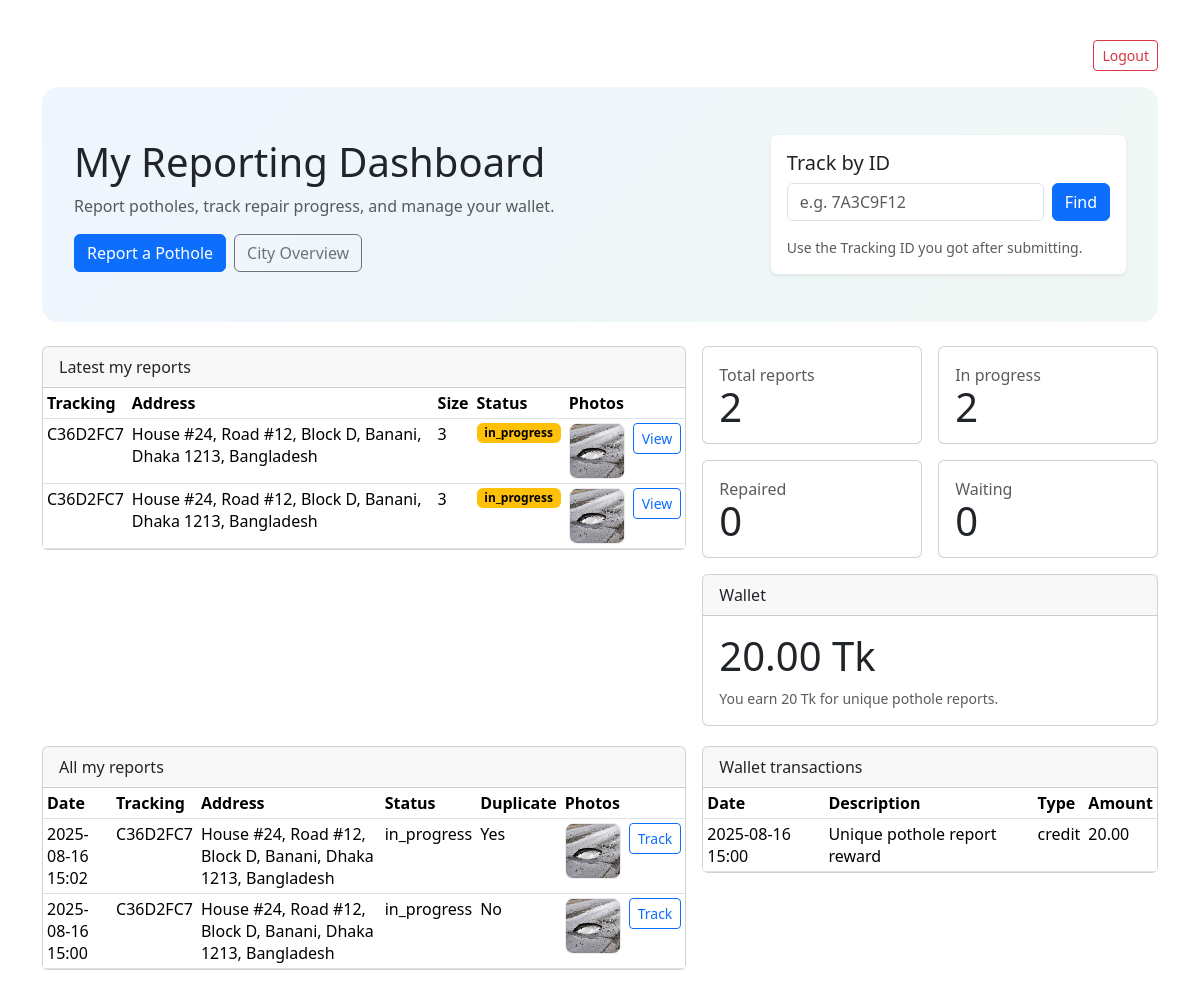
Screenshot of /user/dashboard (signed in) with the database file from the repository.
### models.py (models this page shows)
class TimestampMixin:
    created_at = db.Column(db.DateTime, default=datetime.utcnow)
    updated_at = db.Column(db.DateTime, default=datetime.utcnow, onupdate=datetime.utcnow)

class Pothole(TimestampMixin, db.Model):
    id = db.Column(db.Integer, primary_key=True)
    public_id = db.Column(db.String(16), unique=True, index=True)
    street_address = db.Column(db.String(255), nullable=False)
    address_norm = db.Column(db.String(255), index=True)
    latitude = db.Column(db.Float)
    longitude = db.Column(db.Float)
    size_1_10 = db.Column(db.Integer, nullable=False)
    location_type = db.Column(db.String(30))  # middle/curb/edge
    district_id = db.Column(db.Integer, db.ForeignKey("district.id"))
    district = db.relationship("District")
    priority = db.Column(db.String(10))       # Low/Medium/High
    status = db.Column(db.String(20), default="reported")
    reporter_name = db.Column(db.String(120))
    reporter_email = db.Column(db.String(120))
    reporter_phone = db.Column(db.String(32))
    work_orders = db.relationship("WorkOrder", backref="pothole", lazy="dynamic", cascade="all, delete-orphan")
    photos = db.relationship("Photo", backref="pothole", lazy="dynamic", cascade="all, delete-orphan")
    reports = db.relationship("PotholeReport", backref="pothole", lazy="dynamic", cascade="all, delete-orphan")

class Photo(TimestampMixin, db.Model):
    id = db.Column(db.Integer, primary_key=True)
    pothole_id = db.Column(db.Integer, db.ForeignKey("pothole.id"), nullable=False)
    reporter_id = db.Column(db.Integer, db.ForeignKey("user.id"))
    filename = db.Column(db.String(255), nullable=False)
    file_hash = db.Column(db.String(64), index=True)

class PotholeReport(TimestampMixin, db.Model):
    id = db.Column(db.Integer, primary_key=True)
    pothole_id = db.Column(db.Integer, db.ForeignKey("pothole.id"), nullable=False)
    reporter_id = db.Column(db.Integer, db.ForeignKey("user.id"))
    is_duplicate = db.Column(db.Boolean, default=False)
    reward_granted = db.Column(db.Boolean, default=False)
    photo_count = db.Column(db.Integer, default=0)

class WalletTransaction(TimestampMixin, db.Model):
    id = db.Column(db.Integer, primary_key=True)
    user_id = db.Column(db.Integer, db.ForeignKey("user.id"), nullable=False)
    amount = db.Column(db.Float, nullable=False)
    type = db.Column(db.String(10), default="credit")  # credit|debit
    description = db.Column(db.String(255))
    ref_report_id = db.Column(db.Integer, db.ForeignKey("pothole_report.id"))

### blueprints/user/routes.py (the view)
@bp.route("/dashboard")
@login_required
def dashboard():
    reports = (PotholeReport.query
               .filter_by(reporter_id=current_user.id)
               .order_by(PotholeReport.created_at.desc())
               .all())
    items = []
    for r in reports:
        p = Pothole.query.get(r.pothole_id)
        if not p:
            continue
        photos = (Photo.query
                  .filter_by(pothole_id=p.id, reporter_id=current_user.id)
                  .order_by(Photo.created_at.desc())
                  .all())
        items.append({"report": r, "pothole": p, "photos": photos})
    latest = items[:6]
    total = len(items)
    reported = sum(1 for it in items if it["pothole"].status == "reported")
    in_prog = sum(1 for it in items if it["pothole"].status == "in_progress")
    repaired = sum(1 for it in items if it["pothole"].status == "repaired")
    stats = dict(total=total, reported=reported, in_progress=in_prog, repaired=repaired)
    txs = (WalletTransaction.query
           .filter_by(user_id=current_user.id)
           .order_by(WalletTransaction.created_at.desc())
           .limit(50).all())
    return render_template(
        "user/reporter_dashboard.html",
        wallet=current_user.wallet_balance,
        stats=stats,
        latest=latest,
        items=items,
        txs=txs
    )

### blueprints/user/routes.py (called while the page is built)
@bp.before_request
def guard():
    if not (current_user.is_authenticated and current_user.role == "citizen"):
        abort(403)

### models.py (called while the page is built)
    @property
    def wallet_balance(self):
        from sqlalchemy.sql import func, case
        total = db.session.query(
            func.coalesce(func.sum(case((WalletTransaction.type=="credit", WalletTransaction.amount), else_=-WalletTransaction.amount)), 0)
        ).filter(WalletTransaction.user_id==self.id).scalar()
        return float(total or 0)

### templates/user/reporter_dashboard.html (shortened to what this page needs)
﻿{% extends "base.html" %}
{% block content %}
<div class="d-flex justify-content-end mb-3">
  <a class="btn btn-outline-danger btn-sm" href="{{ url_for('auth.logout') }}">Logout</a>
</div>
<div class="hero mb-4">
  <div class="d-flex flex-column flex-lg-row align-items-start align-items-lg-center justify-content-between gap-3">
    <div>
      <h1 class="display-6 mb-2">My Reporting Dashboard</h1>
      <p class="text-muted mb-3">Report potholes, track repair progress, and manage your wallet.</p>
      <div class="d-flex gap-2">
        <a class="btn btn-primary" href="{{ url_for('public.report') }}">Report a Pothole</a>
        <a class="btn btn-outline-secondary" href="{{ url_for('public.home') }}">City Overview</a>
      </div>
    </div>
    <div class="card border-0 shadow-sm" style="min-width: 320px;">
      <div class="card-body">
        <h5 class="card-title mb-2">Track by ID</h5>
        <form method="post" action="{{ url_for('public.track_lookup') }}" class="d-flex gap-2">
          <input class="form-control" name="tracking_id" placeholder="e.g. 7A3C9F12" required>
          <button class="btn btn-primary">Find</button>
        </form>
        <small class="text-muted">Use the Tracking ID you got after submitting.</small>
      </div>
    </div>
  </div>
</div>
<div class="row g-3">
  <div class="col-12 col-lg-7">
    <div class="card">
      <div class="card-header">Latest my reports</div>
      <div class="card-body p-0">
        <table class="table table-sm mb-0">
          <thead><tr><th>Tracking</th><th>Address</th><th>Size</th><th>Status</th><th>Photos</th><th></th></tr></thead>
          <tbody>
            {% for it in latest %}
              {% set p = it.pothole %}
              <tr>
                <td>{{ p.public_id }}</td>
                <td>{{ p.street_address }}</td>
                <td>{{ p.size_1_10 }}</td>
                <td>
                  {% set c = 'secondary' %}
                  {% if p.status == 'repaired' %}{% set c = 'success' %}
                  {% elif p.status == 'in_progress' %}{% set c = 'warning' %}
                  {% elif p.status in ['temporary','not_repaired'] %}{% set c = 'danger' %}{% endif %}
                  <span class="badge text-bg-{{ c }}">{{ p.status }}</span>
                </td>
                <td>
                  <div class="d-flex flex-wrap thumb-row">
                    {% for ph in it.photos[:3] %}
                      <a href="{{ url_for('public.uploaded_file', filename=ph.filename) }}" target="_blank" title="Open photo">
                        <img class="thumb" src="{{ url_for('public.uploaded_file', filename=ph.filename) }}" alt="photo">
                      </a>
                    {% endfor %}
                  </div>
                </td>
                <td class="text-end">
                  <a class="btn btn-sm btn-outline-primary" href="{{ url_for('public.track', public_id=p.public_id) }}">View</a>
                </td>
              </tr>
            {% else %}
              <tr><td colspan="6" class="text-muted p-3">You havenâ€™t submitted any reports yet.</td></tr>
            {% endfor %}
          </tbody>
        </table>
      </div>
    </div>
  </div>
  <div class="col-12 col-lg-5">
    <div class="row g-3">
      <div class="col-6">
        <div class="card stat-card"><div class="card-body">
          <div class="text-muted">Total reports</div>
          <div class="display-6">{{ stats.total }}</div>
        </div></div>
      </div>
      <div class="col-6">
        <div class="card stat-card"><div class="card-body">
          <div class="text-muted">In progress</div>
          <div class="display-6">{{ stats.in_progress }}</div>
        </div></div>
      </div>
      <div class="col-6">
        <div class="card stat-card"><div class="card-body">
          <div class="text-muted">Repaired</div>
          <div class="display-6">{{ stats.repaired }}</div>
        </div></div>
      </div>
      <div class="col-6">
        <div class="card stat-card"><div class="card-body">
          <div class="text-muted">Waiting</div>
          <div class="display-6">{{ stats.reported }}</div>
        </div></div>
      </div>
    </div>
    <div class="card mt-3">
      <div class="card-header">Wallet</div>
      <div class="card-body">
        <div class="display-6 mb-2">{{ '%.2f'|format(wallet) }} Tk</div>
        <small class="text-muted">You earn 20 Tk for unique pothole reports.</small>
      </div>
    </div>
  </div>
</div>
<div class="row g-3 mt-1">
  <div class="col-12 col-lg-7">
    <div class="card">
      <div class="card-header">All my reports</div>
      <div class="card-body p-0">
        <table class="table table-sm mb-0">
          <thead><tr><th>Date</th><th>Tracking</th><th>Address</th><th>Status</th><th>Duplicate</th><th>Photos</th><th></th></tr></thead>
          <tbody>
          {% for it in items %}
            {% set r = it.report %}
            {% set p = it.pothole %}
            <tr>
              <td>{{ r.created_at.strftime('%Y-%m-%d %H:%M') }}</td>
              <td>{{ p.public_id }}</td>
              <td>{{ p.street_address }}</td>
              <td>{{ p.status }}</td>
              <td>{{ 'Yes' if r.is_duplicate else 'No' }}</td>
              <td>
                <div class="d-flex flex-wrap thumb-row">
                  {% for ph in it.photos[:5] %}
                    <a href="{{ url_for('public.uploaded_file', filename=ph.filename) }}" target="_blank">
                      <img class="thumb" src="{{ url_for('public.uploaded_file', filename=ph.filename) }}" alt="photo">
                    </a>
                  {% endfor %}
                </div>
              </td>
              <td class="text-end">
                <a class="btn btn-sm btn-outline-primary" href="{{ url_for('public.track', public_id=p.public_id) }}">Track</a>
              </td>
            </tr>
          {% else %}
            <tr><td colspan="7" class="text-muted p-3">No reports yet.</td></tr>
          {% endfor %}
          </tbody>
        </table>
      </div>
    </div>
  </div>
  <div class="col-12 col-lg-5">
    <div class="card">
      <div class="card-header">Wallet transactions</div>
      <div class="card-body p-0">
        <table class="table table-sm mb-0">
          <thead><tr><th>Date</th><th>Description</th><th>Type</th><th>Amount</th></tr></thead>
          <tbody>
          {% for t in txs %}
            <tr>
              <td>{{ t.created_at.strftime('%Y-%m-%d %H:%M') }}</td>
              <td>{{ t.description }}</td>
              <td>{{ t.type }}</td>
              <td>{{ '%.2f'|format(t.amount if t.type=='credit' else -t.amount) }}</td>
            </tr>
          {% else %}
            <tr><td colspan="4" class="text-muted p-3">No transactions yet.</td></tr>
          {% endfor %}
          </tbody>
        </table>
      </div>
    </div>
  </div>
</div>
{% endblock %}

### templates/base.html (shortened to what this page needs)
﻿<!doctype html>
<html lang="en">
  <head>
    <link href="https://cdn.jsdelivr.net/npm/bootstrap@5.3.3/dist/css/bootstrap.min.css" rel="stylesheet">
    <link rel="stylesheet" href="{{ url_for('static', filename='css/site.css') }}">
  </head>
  <body>
    <main class="container py-3">
      {% block content %}{% endblock %}
    </main>
  </body>
</html>

### static/css/site.css (style rules this page uses)
.stat-card .display-6 { line-height: 1; }
.thumb { width: 56px; height: 56px; object-fit: cover; border-radius: .5rem; border: 1px solid #e9ecef; }
.thumb-row { gap: .35rem; }

### rows the page displays
Pothole: public_id "C36D2FC7" "C36D2FC7", street_address "House #24, Road #12, Block D, Banani, Dhaka 1213, Bangladesh" "House #24, Road #12, Block D, Banani, Dhaka 1213, Bangladesh", size_1_10 "3" "3", status "in_progress" "in_progress", public_id "C36D2FC7" "C36D2FC7", street_address "House #24, Road #12, Block D, Banani, Dhaka 1213, Bangladesh" "House #24, Road #12, Block D, Banani, Dhaka 1213, Bangladesh", status "in_progress" "in_progress"
Photo: filename (picture)
PotholeReport: created_at "2025-08-16 15:02", is_duplicate "Yes"
PotholeReport: created_at "2025-08-16 15:00", is_duplicate "No"
WalletTransaction: created_at "2025-08-16 15:00", description "Unique pothole report reward", type "credit", type+amount "20.00"

### other values shown
{{ stats.total }} "2"
{{ stats.in_progress }} "2"
{{ stats.repaired }} "0"
{{ stats.reported }} "0"
{{ '%.2f'|format(wallet) }} "20.00"
